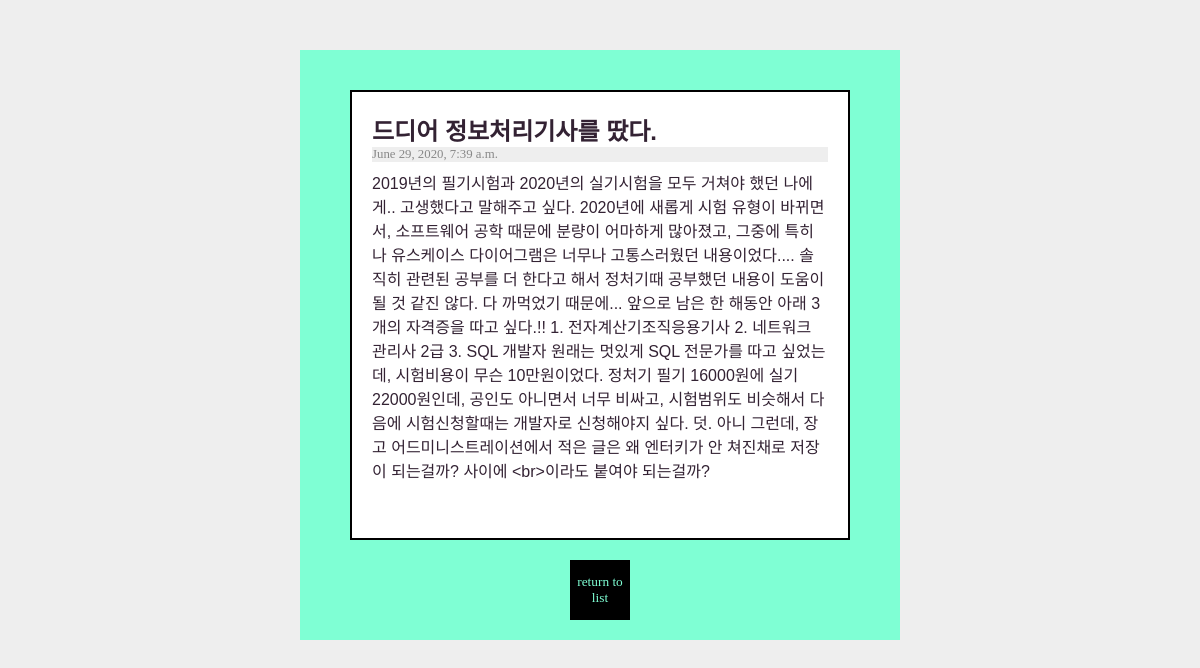
Screenshot of /diary/3 with the database file from the repository.
### diaryapp/models.py (models this page shows, shortened)
class Blog(models.Model) :
    title = models.CharField(max_length= 200)
    pub_date = models.DateTimeField('data published')
    body = models.TextField()

### diaryapp/views.py (the view)
# urls.py: path('diary/<int:blog_id>',diaryapp.views.detail, name="detail"),
def detail(request, blog_id) :
    blog_detail = get_object_or_404(Blog, pk=blog_id)
    return render(request, 'detail.html', {'blog' : blog_detail})

### diaryapp/templates/detail.html (shortened to what this page needs)
<!DOCTYPE html>
<html lang="en">
<head>
</head>
<body>
    <div class="container">
        <div class="card">
            <h1> {{ blog.title }}</h1>
            <p class="date"> {{ blog.pub_date }} </p>
            <p class="main">{{ blog.body }} </p>
            <br><br>
            {% load disqus_tags %}
        </div>
        <a href ="{% url 'diary' %}"><button type="button">return to list</button></a>
    </div>
</body>
</html>

### diaryapp/templates/detail.html (style rules this page uses)
* { margin: 0; padding: 0; color: #323; box-sizing: border-box; font-family: san-serif; }
a { text-decoration: none; }
body { background: #eee; }
.container { width: 600px; height:fit-content; padding-top: 20px; margin: 50px auto; background-color: aquamarine; text-align: center; }
.card { width: 500px; height: fit-content; margin: 20px auto; padding: 20px; text-align: left; background: #fff; border: solid 2px black; }
button { font-family: serif; width: 60px; height: 60px; margin-bottom: 20px; cursor: pointer; color: aquamarine; background-color: #000; border-style: none; }
h1 { font-size: 1.5em; font-weight: bolder; font-family: sans-serif; }
p.date { color: #888; background: #eee; font-size: 0.8em; }
p.main { font-family: sans-serif; margin-top: 8px; }

### rows the page displays
Blog: title "드디어 정보처리기사를 땄다.", pub_date "June 29, 2020, 7:39 a.m.", body "2019년의 필기시험과 2020년의 실기시험을 모두 거쳐야 했던 나에게.. 고생했다고 말해주고 싶다. 2020년에 새롭게 시험 유형이 바뀌면서, 소프트웨어 공학 때문에 분량이 어마하게 많아졌고, 그중에 특히나 유스케이스 다이어그램은 너무나 고통스러웠던 내용이었다.... 솔직히 관련된 공부를 더 한다고 해서 정처기때 공부했던 내용이 도움이 될 것 같진 않다. 다 까먹었기 때문에... 앞으로 남은 한 해동안 아래 3개의 자격증을 따고 싶다.!! 1. 전자계산기조직응용기사 2. 네트워크 관리사 2급 3. SQL 개발자 원래는 멋있게 SQL 전문가를 따고 싶었는데, 시험비용이 무슨 10만원이었다. 정처기 필기 16000원에 실기 22000원인데, 공인도 아니면서 너무 비싸고, 시험범위도 비슷해서 다음에 시험신청할때는 개발자로 신청해야지 싶다. 덧. 아니 그런데, 장고 어드미니스트레이션에서 적은 글은 왜 엔터키가 안 쳐진채로 저장이 되는걸까? 사이에 <br>이라도 붙여야 되는걸까?"
